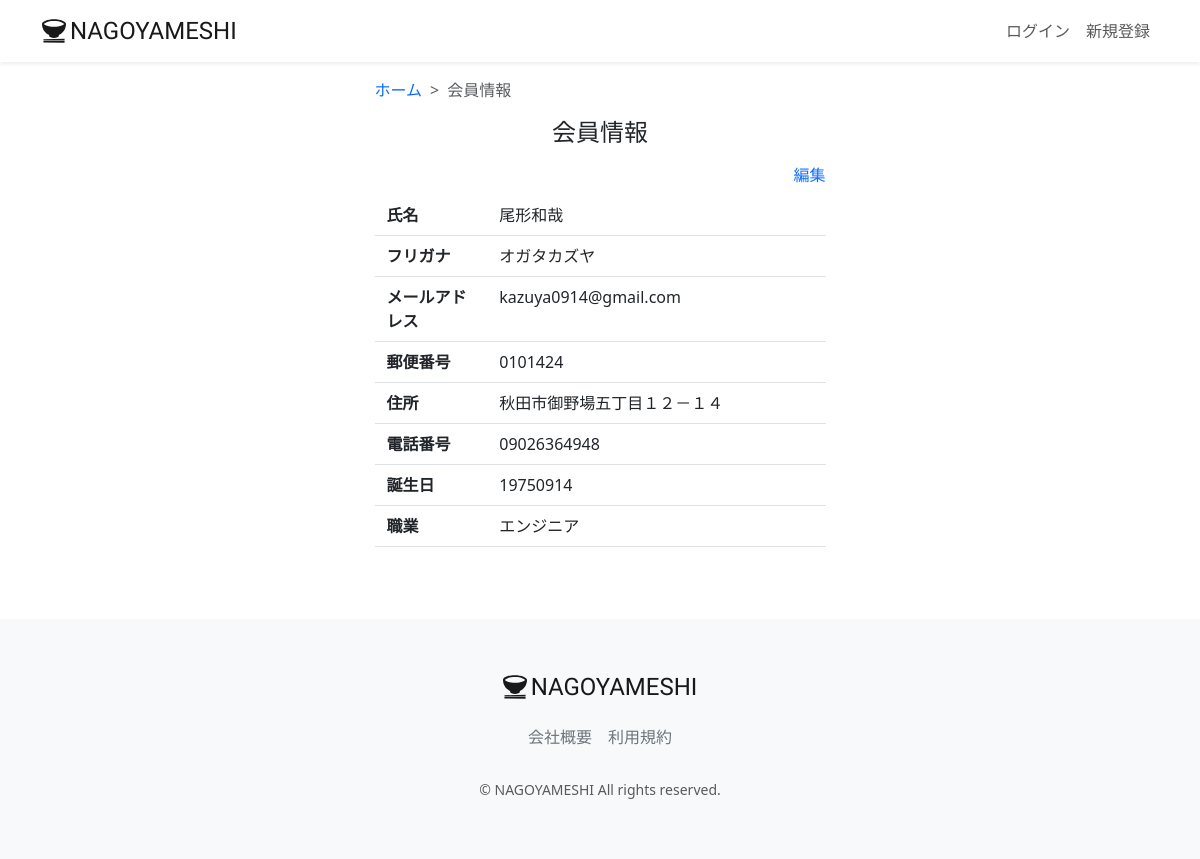
Page /accounts/user-detail/2/ on the committed database.
### accounts/models.py (models this page shows, shortened)
class CustomUser(AbstractUser):
    user_name = models.CharField(max_length=128, null=True, blank=True, verbose_name='ユーザー名前')
    hurigana = models.CharField(max_length=128, null=True, blank=True, verbose_name='フリガナ')
    zip_code = models.CharField(max_length=16, null=True, blank=True, verbose_name='郵便番号')
    address = models.CharField(max_length=255, null=True, blank=True, verbose_name='住所')
    phone_number = models.CharField(max_length=20, null=True, blank=True, verbose_name='電話番号')
    birthday = models.CharField(max_length=20, null=True, blank=True, verbose_name='誕生日')
    job = models.CharField(max_length=255, null=True, blank=True, verbose_name='職業')
    is_subscribed = models.BooleanField(default=False, verbose_name='有料会員')
    card_name = models.CharField(max_length=128, null=True, blank=True, verbose_name='カード名義')
    card_number = models.CharField(max_length=128, null=True, blank=True, verbose_name='カード番号')
    class Meta:
        verbose_name_plural = 'CustomUser'

### accounts/views.py (the view)
# urls.py: path('user-detail/<int:pk>/', views.UserDetailView.as_view(), name="user_detail"),
class UserDetailView(generic.DeleteView):
    model = models.CustomUser
    template_name = 'user/user_detail.html'

### accounts/templates/user/user_detail.html (shortened to what this page needs)
{% extends "base.html" %}
{% load static %}
{% block content %}
<main>
  <div class="container nagoyameshi-container pb-5">
    <div class="row justify-content-center">
      <div class="col-xl-5 col-lg-6 col-md-8">
        <nav class="my-3" style="--bs-breadcrumb-divider: '>';" aria-label="breadcrumb">
          <ol class="breadcrumb mb-0">
            <li class="breadcrumb-item">
              <a href="{% url 'top_page' %}">ホーム</a>
            </li>
            <li class="breadcrumb-item active" aria-current="page">会員情報</li>
          </ol>
        </nav>
        <h1 class="mb-3 text-center">会員情報</h1>
          <div class="d-flex justify-content-end align-items-end mb-3">
            <div>
              <a href="{% url 'user_update' object.id %}">編集</a>
            </div>
          </div>
          <div class="container mb-4">
            <div class="row pb-2 mb-2 border-bottom">
              <div class="col-3">
                <span class="fw-bold">氏名</span>
              </div>
              <div class="col">
                <span>{{ object.user_name }}</span>
              </div>
            </div>
            <div class="row pb-2 mb-2 border-bottom">
              <div class="col-3">
                <span class="fw-bold">フリガナ</span>
            </div>
            <div class="col">
              <span>{{ object.hurigana }}</span>
            </div>
          </div>
          <div class="row pb-2 mb-2 border-bottom">
            <div class="col-3">
              <span class="fw-bold">メールアドレス</span>
            </div>
            <div class="col">
              <span>{{ object.email }}</span>
            </div>
          </div>
          <div class="row pb-2 mb-2 border-bottom">
            <div class="col-3">
              <span class="fw-bold">郵便番号</span>
            </div>
            <div class="col">
              <span>{{ object.zip_code }}</span>
            </div>
          </div>
          <div class="row pb-2 mb-2 border-bottom">
            <div class="col-3">
              <span class="fw-bold">住所</span>
            </div>
            <div class="col">
              <span>{{ object.address }}</span>
            </div>
          </div>
          <div class="row pb-2 mb-2 border-bottom">
            <div class="col-3">
              <span class="fw-bold">電話番号</span>
            </div>
            <div class="col">
              <span>{{ object.phone_number }}</span>
            </div>
          </div>
          <div class="row pb-2 mb-2 border-bottom">
            <div class="col-3">
              <span class="fw-bold">誕生日</span>
            </div>
            <div class="col">
              <span> {{ object.birthday }} </span>
            </div>
          </div>
          <div class="row pb-2 mb-2 border-bottom">
            <div class="col-3">
              <span class="fw-bold">職業</span>
            </div>
            <div class="col">
              <span>{{ object.job }} </span>
            </div>
          </div>
        </div>
      </div>
    </div>
  </div>
</main>
{% endblock %}

### static/css/nagoyameshi.css (style rules this page uses)
h1 { font-size: 1.5rem; }
a { text-decoration: none !important; }

### rows in the picture
CustomUser: user_name "尾形和哉", hurigana "オガタカズヤ", email "kazuya0914@gmail.com", zip_code "0101424", address "秋田市御野場五丁目１２－１４", phone_number "09026364948", birthday "19750914", job "エンジニア"
